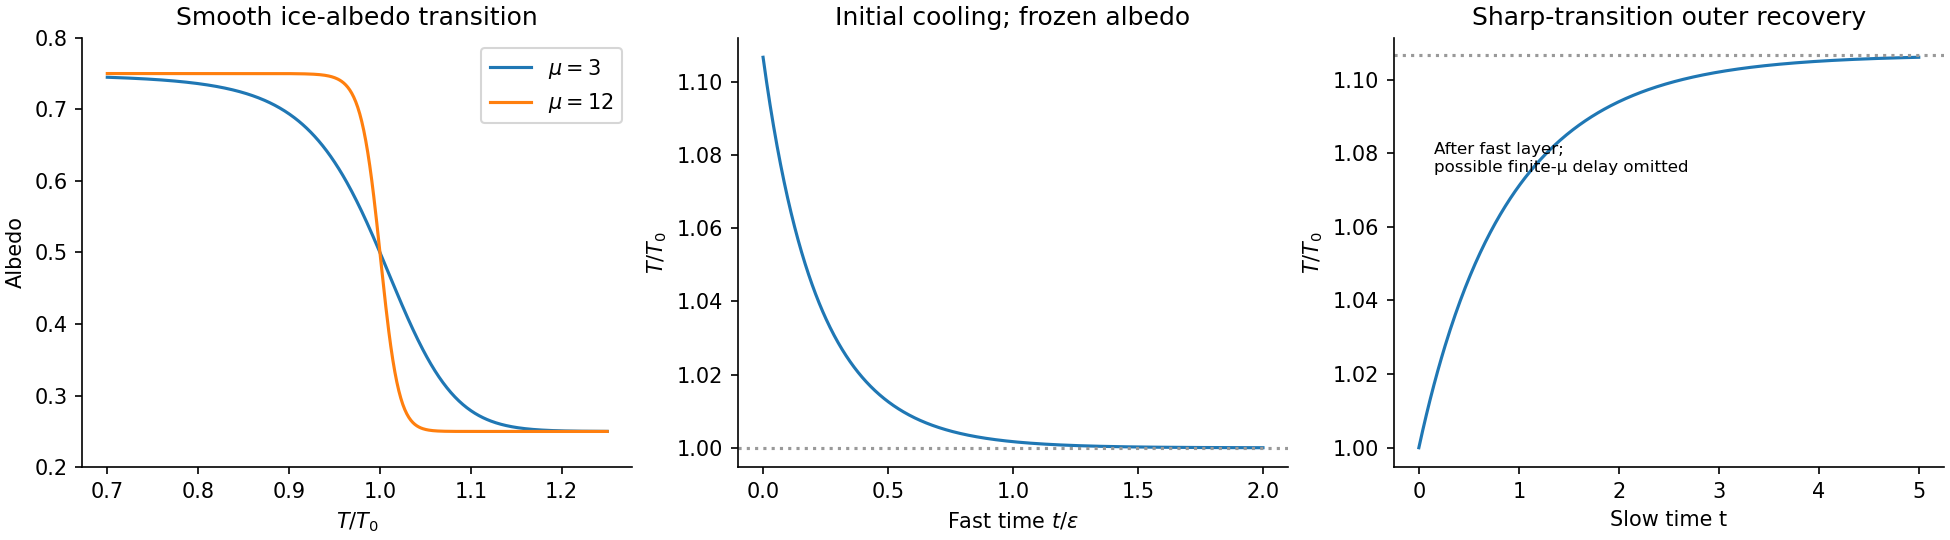

Generate this figure with Python:
"""Original solution diagram. Python 3.14, NumPy 2.3.5, Matplotlib 3.10.7. Output to current working directory."""
import numpy as np
import matplotlib
matplotlib.use("Agg")
import matplotlib.pyplot as plt
from pathlib import Path
plt.rcParams.update({"figure.facecolor":"white","axes.facecolor":"white","font.size":10,"axes.spines.top":False,"axes.spines.right":False})

fig,axs=plt.subplots(1,3,figsize=(13,3.6),layout='constrained')
T=np.linspace(.7,1.25,500)
for mu in (3,12):axs[0].plot(T,(2-np.tanh(mu*(T**4-1)))/4,label=fr'$\mu={mu}$')
axs[0].set(xlabel=r'$T/T_0$',ylabel='Albedo',title='Smooth ice-albedo transition',ylim=(.2,.8));axs[0].legend()
s=np.linspace(0,2,1000);v=np.empty(len(s));v[0]=1.5**.25;dt=s[1]-s[0]
f=lambda x:1-x**4
for j in range(len(s)-1):
 k1=f(v[j]);k2=f(v[j]+dt*k1/2);k3=f(v[j]+dt*k2/2);k4=f(v[j]+dt*k3);v[j+1]=v[j]+dt*(k1+2*k2+2*k3+k4)/6
axs[1].plot(s,v);axs[1].axhline(1,color='.6',ls=':');axs[1].set(xlabel=r'Fast time $t/\varepsilon$',ylabel=r'$T/T_0$',title='Initial cooling; frozen albedo')
t=np.linspace(0,5,400);axs[2].plot(t,((3-np.exp(-t))/2)**.25,label='Temperature');axs[2].set(xlabel='Slow time t',ylabel=r'$T/T_0$',title='Sharp-transition outer recovery');axs[2].axhline(1.5**.25,color='.6',ls=':');axs[2].text(.15,1.075,'After fast layer;\npossible finite-μ delay omitted',fontsize=8)
fig.savefig(Path.cwd()/'2010-climate-feedback.png',dpi=150,facecolor='white');plt.close(fig)
